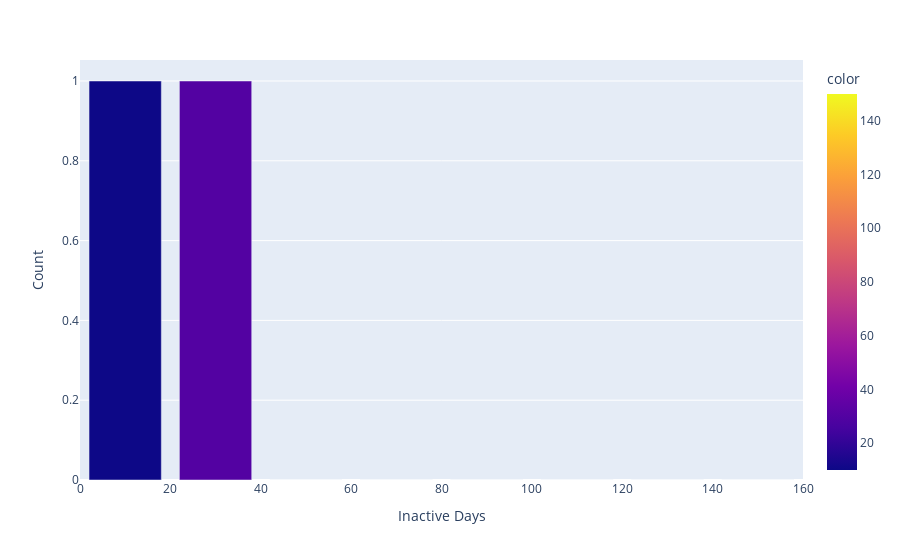

Notebook code for this chart:
### Markdown cell above
Alternatively, it might be worth looking across the entire timeframe.

### Code cell
counts, bins = np.histogram(submission_df.inactiveDays, bins=range(0,180,20))
bins = 0.5 * (bins[:-1] + bins[1:])
subfig = px.bar(x=bins, y=counts, labels={'x':"Inactive Days", 'y':"Count"}, color=bins)
subfig.show()

### Figure 1 — Plotly figure (JSON) as saved in the notebook; plotly's stock layout.template omitted (floating-point values rounded to 4 significant figures)
{"data": [{"alignmentgroup": "True", "hovertemplate": "Inactive Days=%{x}<br>Count=%{y}<br>color=%{marker.color}<extra></extra>", "legendgroup": "", "marker": {"color": [10, 30, 50, 70, 90, 110, 130, 150], "coloraxis": "coloraxis", "pattern": {"shape": ""}}, "name": "", "offsetgroup": "", "orientation": "v", "showlegend": false, "textposition": "auto", "type": "bar", "x": [10, 30, 50, 70, 90, 110, 130, 150], "xaxis": "x", "y": [1, 1, 0, 0, 0, 0, 0, 0], "yaxis": "y"}], "layout": {"barmode": "relative", "coloraxis": {"colorbar": {"title": {"text": "color"}}, "colorscale": [[0, "#0d0887"], [0.1111, "#46039f"], [0.2222, "#7201a8"], [0.3333, "#9c179e"], [0.4444, "#bd3786"], [0.5556, "#d8576b"], [0.6667, "#ed7953"], [0.7778, "#fb9f3a"], [0.8889, "#fdca26"], [1, "#f0f921"]]}, "legend": {"tracegroupgap": 0}, "margin": {"t": 60}, "xaxis": {"anchor": "y", "domain": [0, 1], "title": {"text": "Inactive Days"}}, "yaxis": {"anchor": "x", "domain": [0, 1], "title": {"text": "Count"}}}}
